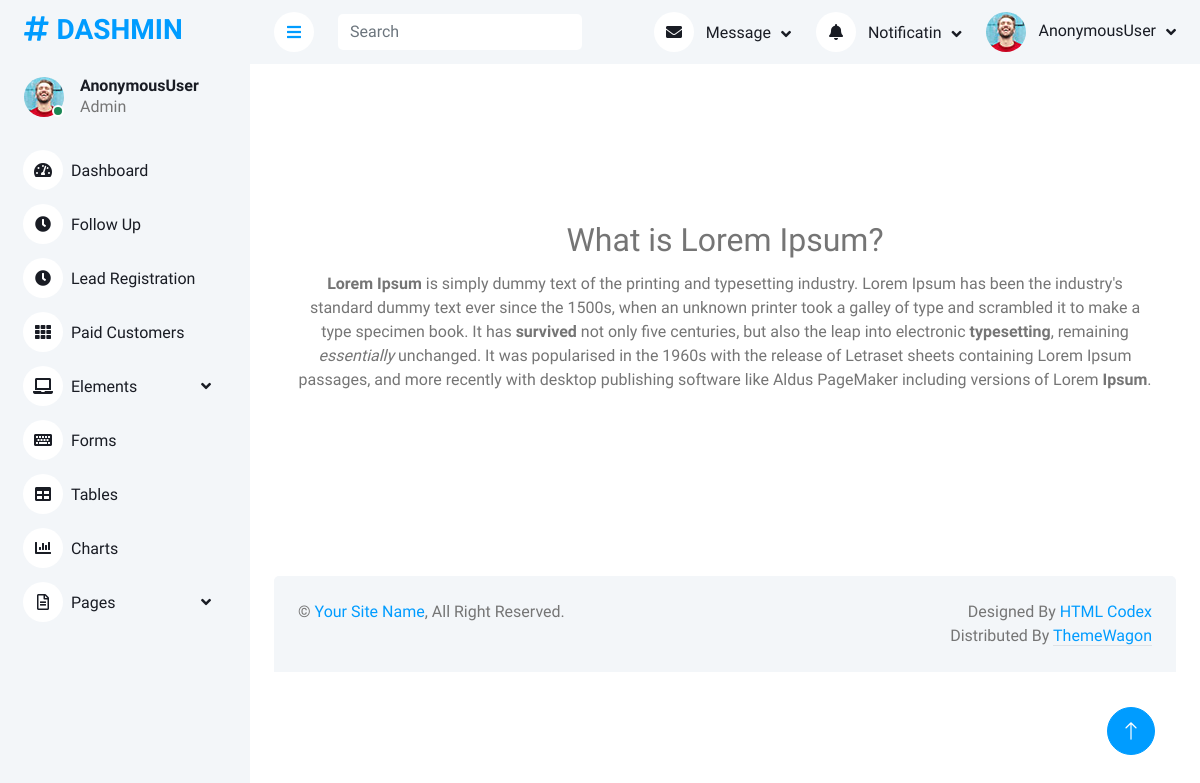
The app's page /newsdetail/what-is-lorem-ipsum with its own data.
### news/models.py (models this page shows)
class News(models.Model):
    news_title = models.CharField(max_length=100)
    news_desc = HTMLField()
    news_slug = AutoSlugField(populate_from='news_title', unique=True,null=True,default=None)

### wscubetech/views.py (the view)
# urls.py: path('newsdetail/<slug>', views.newsDetail, name='newsdetail'),
def newsDetail(request,slug):
    newsDetail = News.objects.get(news_slug=slug)
    data = {
    'newsDetail':newsDetail
    }
    return render(request,"newsdetails.html",data)

### templates/newsdetails.html (shortened to what this page needs)
{% extends 'base.html' %}
{% load static %}
{% block content %}
    <br/>
    <br/>
    <br/>
    <br/>
    <br/>
    <br/>
    <div class="text-center fs-2 my-2 font-weight-bold ">{{newsDetail.news_title | safe }}  </div>
        <div class= "text-center mx-5">{{newsDetail.news_desc | safe }} </div>
        <br/>
        <br/>
        <br/><br/>
        <br/>
        <br/>
{% endblock %}

### static/css/style.css (style rules this page uses)
:root { --primary: #009CFF; --light: #F3F6F9; --dark: #191C24; }

### records on screen
News: news_title "What is Lorem Ipsum?", news_desc "Lorem Ipsum is simply dummy text of the printing and typesetting industry. Lorem Ipsum has been the industry's standard dummy text ever since the 1500s, when an unknown printer took a galley of type and scrambled it to make a type specimen book. It has survived not only five centuries, but also the leap into electronic typesetting , remaining essentially unchanged. It was popularised in the 1960s with the release of Letraset sheets containing Lorem Ipsum passages, and more recently with desktop publishing software like Aldus PageMaker including versions of Lorem Ipsum ."

### other values on screen
{{ request.user }} "AnonymousUser"
